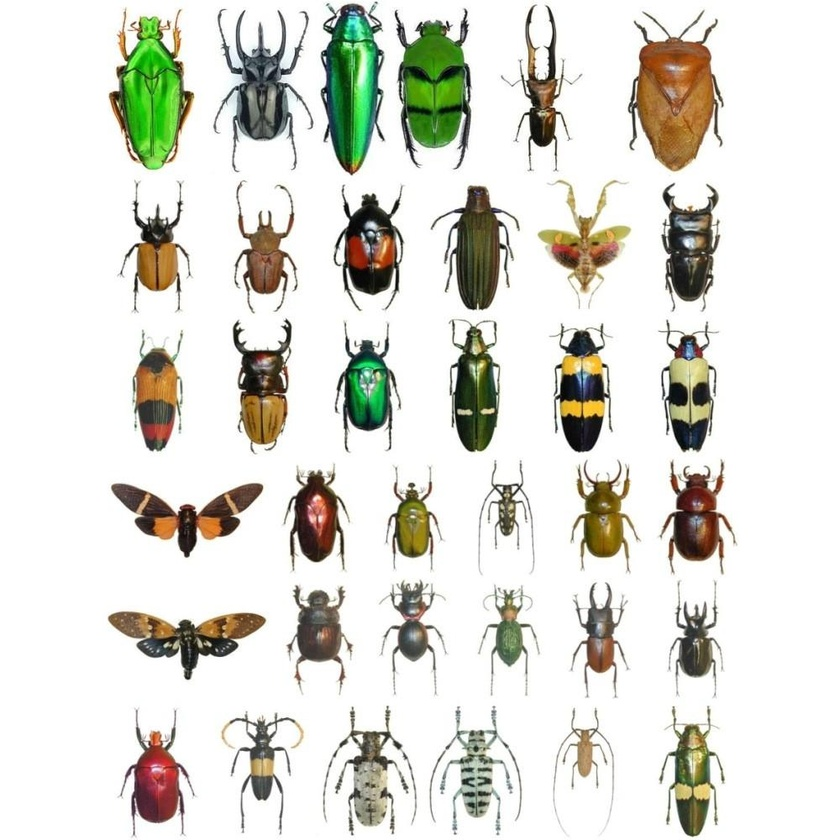
#> input picture python_guis/beetles.jpg, 840 x 840 px, shrunk from 1000 x 1000 before the run
$ python script.py
#> lines starting #> are read from the running program, lines starting #| are printed output that depends on the picture
import matplotlib.pyplot as plt
import numpy as np
from scipy import interpolate

from skimage.filters import gaussian
from skimage.io import imread
from skimage.segmentation import active_contour

# First we load the image and transform it to greyscale
img = imread("beetles.jpg", as_gray=True)
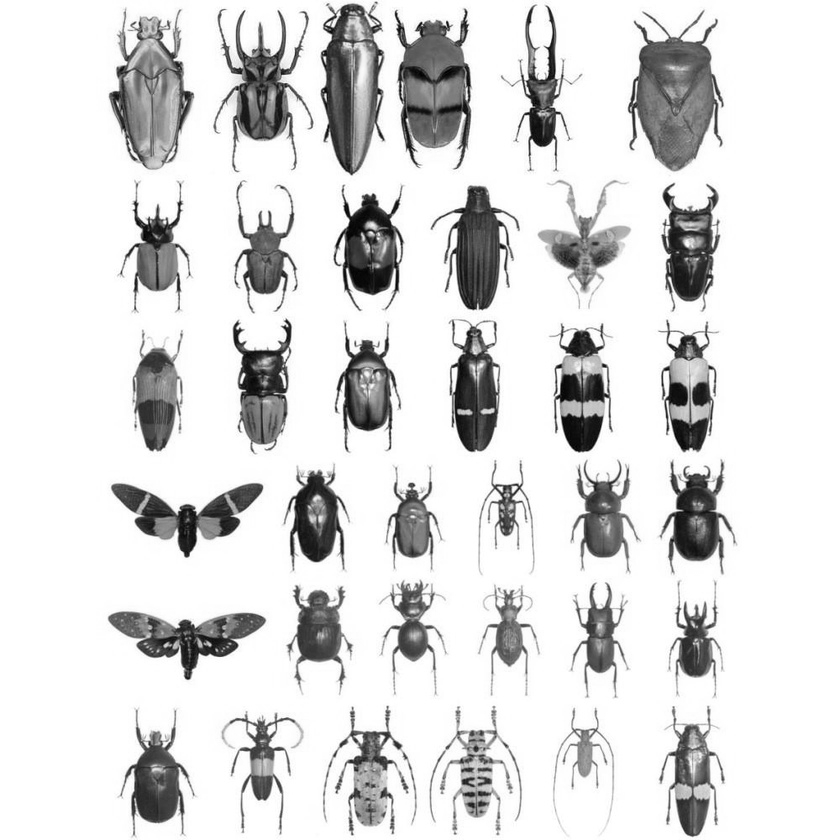
#> img: shape (840, 840) float64; min 0, max 1, mean 0.867

# Callback function to get the notes for the spline, and the spline
nodes = []


def add_node(event, canvas):
    nodes.append((event.xdata, event.ydata))
    event.inaxes.plot([event.xdata], [event.ydata], marker="o", color="r")
    canvas.draw()


def spline(
    points: np.ndarray, points_per_contour=6, resolution=360, order=3
) -> np.ndarray:
    """Returns a spline that passes through the given points."""
#> (the run stopped early here; a loop or call above may not have finished)

$ run again, with python_guis/insects.jpg copied over python_guis/beetles.jpg
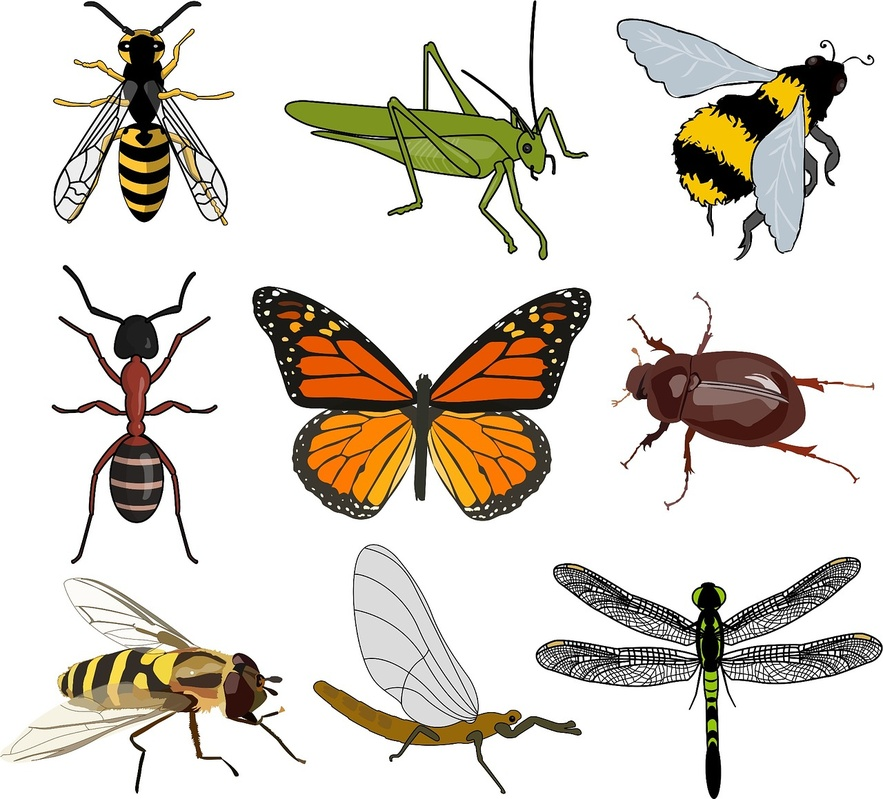
#> input picture python_guis/insects.jpg, 883 x 799 px, shrunk from 1280 x 1159 before the run
#> `img = imread("beetles.jpg", as_gray=True)`:
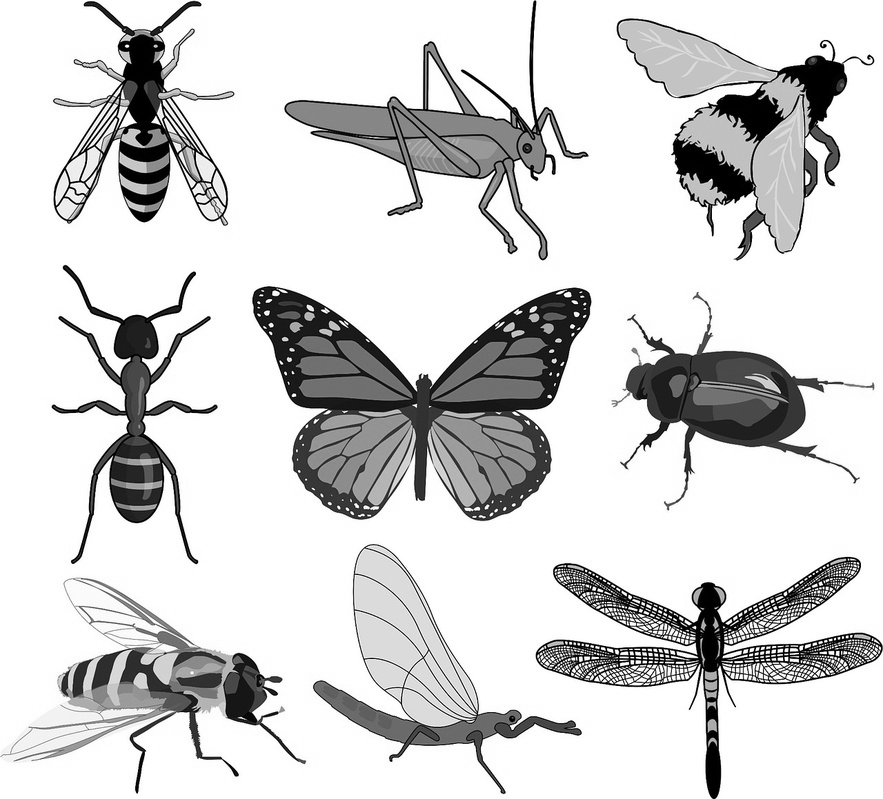
#> img: shape (799, 883) float64; min 0, max 1, mean 0.836
